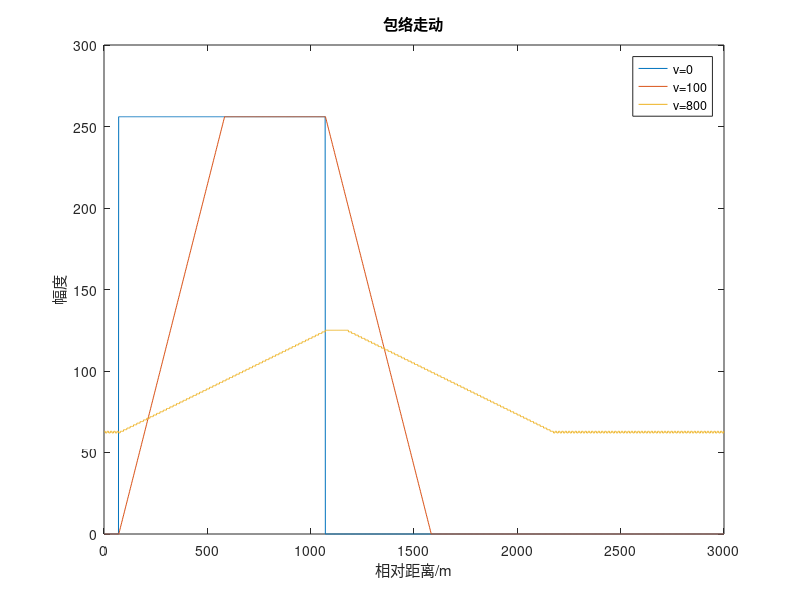

MATLAB code to generate this figure:
clear

close all

clc

C=3e8;PI=3.1415926;

%参数定义：脉宽

B=3e6;

%载频

Fc=5.321e9;

%%

%%-----------------------------------------------------------%%

%%----修改步进数目Nf，以得到不同频率步进值下的仿真效果---------%%

%%-----------------------------------------------------------%%

Nf=256;

%%

Deltaf=B/(Nf-1);

% Rn=500;Rf=5000; RM=2000;

%处理窗口范围

Tp=1e-6;

%脉冲周期

% Tw=Tp;

%脉宽

Ts=1/B;

%采样频率

fs=3e9;

%采样点数

N=fs/B;

%总长度

Nfft=fs*Tp;

for k=1:1:3

R=1500;

%目标位置坐标

Sigma=[1 1.5 2.25 3.375];

%目标散射系数

v=[0 100 800];

%目标相对移动速度

%%

NV=length(v);

N1=fs/B;

N0=Nfft-N1;

tt=2*R/C;

signal=[ones(1,N1),zeros(1,N0)];

St=zeros(1,length(signal));

for i=1:Nf

    %脉冲包络走动

    deltai=2*R/(C*Ts)-2*i*v(k)/(C*Ts);

    St=St+circshift(signal,i*3*N-deltai);

end

%%

St=circshift(St,100);

plot(St);

xlabel('相对距离/m')

ylabel('幅度')

title('包络走动')

hold on;

end
    
legend('v=0','v=100','v=800');

saveas(gcf,'Envelope Walking.emf');

%% 加窗后的目标像

% Window=hamming(Nfft);
% 
% St=St.*Window';
% 
% Z=ifft(St);
% 
% ZZ=abs(Z);
% 
% max(ZZ);
% 
% ZZ=ZZ/max(ZZ);
% 
% Z0=20*log10(ZZ);
% 
% XX=circshift(ZZ,0);
